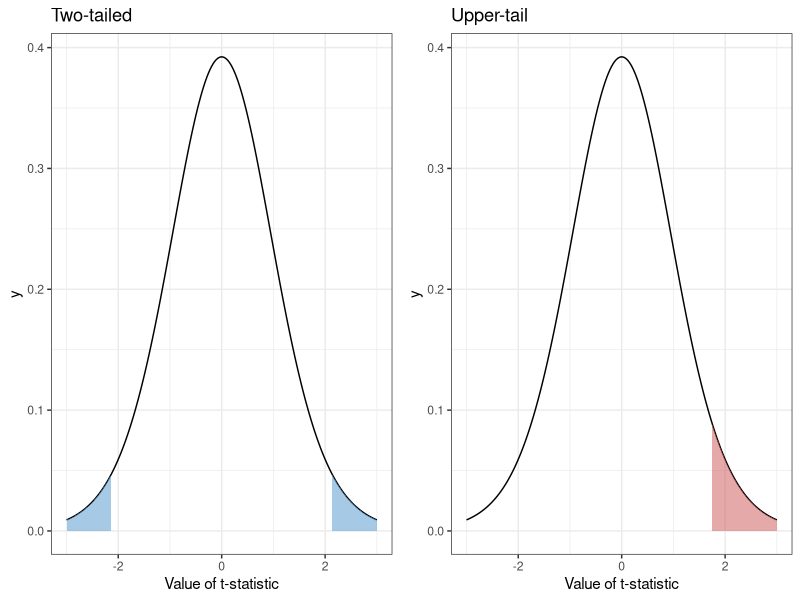

Write R code to recreate this figure.
## ---- chunk 1
library("tidyverse")

dat_00 <- tibble(
  x = seq(-3,3,length.out=200),
  y = dt(x, df=15)
)

qtt <- qt( 0.975, df=15 )
qut <- qt( 0.95, df=15 )

dat_tt1 <- tibble(
  x = c( seq(qtt,3,length.out=200) ),
  y = c( dt(x, df=15) )
) %>% bind_rows(
  tibble( x=c(3, qtt), y=c(0,0) )
)
dat_tt2 <- tibble(
  x = c( seq(-3,-qtt,length.out=200) ),
  y = c( dt(x, df=15) )
) %>% bind_rows(
  tibble( x=c(-qtt,-3), y=c(0,0) )
)

dat_ut <- tibble(
  x = c( seq(qut,3,length.out=200) ),
  y = c( dt(x, df=15) )
) %>% bind_rows(
  tibble( x=c(3, qut), y=c(0,0) )
)


cowplot::plot_grid(
  ggplot( dat_00 , aes(x=x, y=y) ) + 
    geom_line() + 
    theme_bw() + 
    geom_polygon( data=dat_tt1, fill="steelblue3", alpha=0.5 ) + 
    geom_polygon( data=dat_tt2, fill="steelblue3", alpha=0.5 ) + 
    labs(title="Two-tailed", x="Value of t-statistic"),
  ggplot( dat_00 , aes(x=x, y=y) ) + 
    geom_line() + 
    theme_bw() + 
    geom_polygon( data=dat_ut, fill="indianred3", alpha=0.5 ) + 
    labs(title="Upper-tail", x="Value of t-statistic")
)
